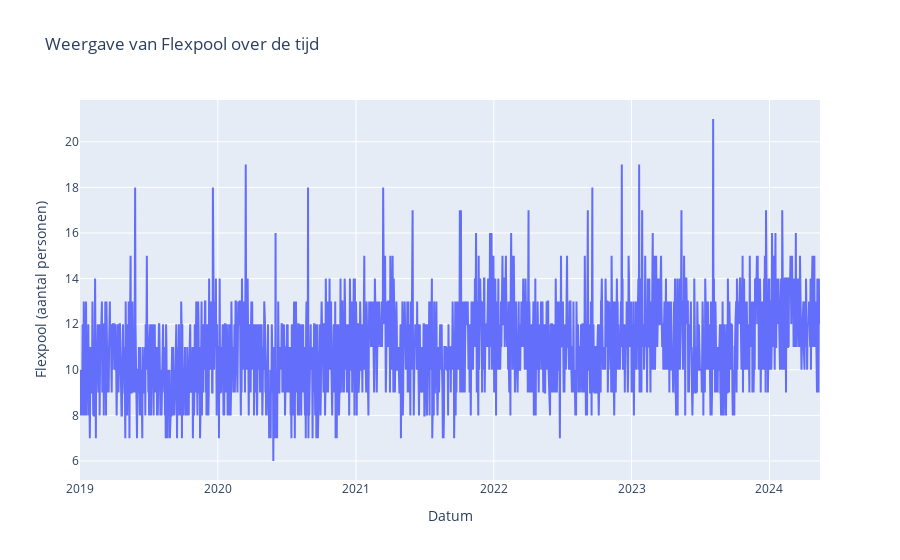

The notebook cell this image was saved under:
### Markdown cell above
Nader te bepalen tekst bij ziekteverzuim

### Code cell
bekijk_flexpool(data)

### Figure 1 — Plotly figure (JSON) as saved in the notebook; plotly's stock layout.template omitted (floating-point values rounded to 4 significant figures; data arrays with more than 128 entries replaced by an {"elided": "..."} marker saying what was removed)
{"data": [{"mode": "lines", "name": "Flexpool", "type": "scatter", "x": {"elided": "1961 str values"}, "y": {"elided": "1961 int values"}}], "layout": {"title": {"text": "Weergave van Flexpool over de tijd"}, "xaxis": {"title": {"text": "Datum"}}, "yaxis": {"title": {"text": "Flexpool (aantal personen)"}}}}
